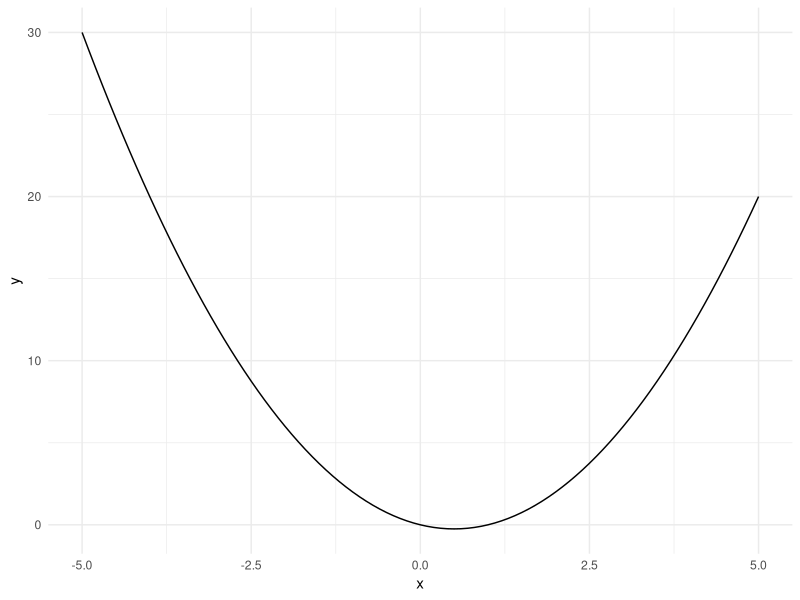

Recreate this plot in R.
## ---- chunk 1
# Comparing two strings
"Hello" == "Hello"

"Hello" == "hello"


# Comparing two integers
2 == 2

2 == 3


# Comparing two reals
3.14 == 3.14

3.14 == 3.1415

## ---- chunk 2
# Comparing two strings
"Hello" != "Hello"

"Hello" != "hello"


# Comparing two integers
2 != 2

2 != 3


# Comparing two doubles
3.14 != 3.14

3.14 != 3.1415

## ---- chunk 3
# Assigning a string to a variable
x <- "Hello"
## ---- chunk 4
# Comparing a variable with a string
x == "Hello"

x == "hello"


# Comparing a variable with another variable
y <- "World"
x == y

y <- "Hello"
x == y


# Comparing a variable with itself
x == x

## ---- chunk 5
# Using the AND operator
TRUE & TRUE

TRUE & FALSE

FALSE & TRUE

FALSE & FALSE


# Using the OR operator
TRUE | TRUE

TRUE | FALSE

FALSE | TRUE

FALSE | FALSE

## ---- chunk 6
# Assigning a value to a variable
x <- 10

# Using an if statement
if (x > 0) {
  print("x is positive")
}
# x is positive
## ---- chunk 7
# Assigning a value to a variable
x <- 10

# Using an if - else if - else statement
if (x < 0) {
  print("x is negative")
} else if (x == 0) {
  print("x is zero")
} else {
  print("x is positive")
}
# x is positive
## ---- chunk 8
# Assigning a value to a variable
n <- 12

# Using two if statements
if (n %% 2 == 0) {
  print("n is divisible by 2")
}
if (n %% 3 == 0) {
  print("n is divisible by 3")
}
# n is divisible by 2
# n is divisible by 3
## ---- chunk 9
# Assigning a value to a variable
x <- -10

# Using a nested if statement
if (x > 0) {
  if (x > 10) {
    print("x is positive and greater than 10")
  } else {
    print("x is positive and less than or equal to 10")
  }
} else {
  if (x < -10) {
    print("x is negative and less than -10")
  } else {
    print("x is negative and greater than or equal to -10")
  }
}
## ---- chunk 10
# Assigning a value to a variable
n <- 15

# Playing FizzBuzz
if (n %% 3 == 0 & n %% 5 == 0) {
  print("FizzBuzz")
} else if (n %% 3 == 0) {
  print("Fizz")
} else if (n %% 5 == 0) {
  print("Buzz")
} else {
  print(n)
}
## ---- chunk 11
# collate strings
paste0("a", "b", "b", "c")

# you can also collate strings saved in variables
string_in_a_variable <- "mia"
paste0("mamma", string_in_a_variable)
## ---- chunk 12
# Creating a vector in R
x <- c(1, 2, 3)
x
## ---- chunk 13
library(tidyverse)
## ---- chunk 14
# Creating a sequence of integers from -5 to 10
x <- -5:10
x
## ---- chunk 15
# Creating a sequence of numbers from 0 to 1, with a step size of 0.1
x <- seq(from = 0, to = 1, by = 0.1)
x

# Creating a sequence of numbers from 0 to 1, with a length of 11
y <- seq(from = 0, to = 1, length.out = 11)
y
## ---- chunk 16
# Creating an empty vector of type numeric and length 5
x <- vector(mode = "numeric", length = 5)
x
## ---- chunk 17
x <- 1:5

# Raw vector
x

# Adding a scalar to a vector
x + 1

# Subtracting a scalar from a vector
x - 1

# Multiplying a vector by a scalar
x * 2

# Dividing a vector by a scalar
x / 2
## ---- chunk 18
# Creating a vector of angles in radians
x <- c(0, pi/2, pi, 3*pi/2)
x

# Applying the sin function on the vector elementwise
sin(x)
## ---- chunk 19
# Creating two vectors of the same length
x <- 1:4
y <- 5:8

# Doing elementwise product of two vectors
x * y

# Doing elementwise sum of two vectors
x + y
## ---- chunk 20
# Doing the dot product of two vectors
x %*% y
## ---- chunk 21
# Creating a vector of numbers
x <- 1:4

# Checking the size of the vector
length(x)

# Checking the dimension of the vector
dim(x)
## ---- chunk 22
# The index will be
    #  1  2  3  4
x <- c(1, 2, 3, 4)
## ---- chunk 23
# Accessing the first element of the vector
x[1]

# Accessing the last element of the vector
x[length(x)]

# Accessing any element of the vector
x[3]
## ---- chunk 24
# Creating a vector of the first 6 integers
x <- 1:6

# Accessing the first three elements of the vector
x[1:3]

# Accessing the last three elements of the vector
# index is 4, 5, 6
x[(length(x) - 2):length(x)]

# Accessing the even-indexed elements of the vector
x[seq(from = 2, to = length(x), by = 2)]
## ---- chunk 25
# Accessing element 2, 5 and 6 of the vector
x[c(2, 5, 6)]

# note how in this way we can shuffle order!
x[c(2, 6, 5)]
## ---- chunk 26
# boolean index vector:
#                    2                   5     6
index <- c(FALSE, TRUE, FALSE, FALSE, TRUE, TRUE)

# Accessing element 2, 5 and 6 of the vector
x[index]
## ---- chunk 27
# Creating a vector of numbers
x <- c(1, 2, 3, 4, 5, 6)

# Accessing the elements that are greater than 3 of the vector
x[x > 3]

# Accessing even elements 
x[x %% 2 == 0]
## ---- chunk 28
# Creating a vector of numbers
x <- c(1, 2, 3, 4)

# Overwriting the first element of the vector
x[1] <- 10
x

# Overwriting the last element of the vector
x[length(x)] <- 20
x

# Overwriting any element of the vector
x[3] <- 30
x
## ---- chunk 29
x <- 1:100

fizz_index <- x %% 3 == 0
buzz_index <- x %% 5 == 0

x[fizz_index] <- "fizz"
x[buzz_index] <- "buzz"
x[fizz_index & buzz_index] <- "fizzbuzz"
x
## ---- chunk 30
library(ggplot2)
quad_df <- data.frame(x = seq(-5, 5, by = 0.1)) |>
  mutate(y = x^2 - x)
ggplot(quad_df) + aes(x = x, y= y) + geom_line() + theme_minimal()
## ---- chunk 31
# Create a sequence of numbers from -5 to 5 with increments of 0.1
x <- seq(-5, 5, by = 0.1)

# Compute the value of x^2 - x for each element of x and assign it to y
y <- x^2 - x
## ---- chunk 32
# Find the maximum value of y
max(y)

# Find the minimum value of y
min(y)

# Find the index of the element in y that has the maximum value
which.max(y)

# Find the index of the element in y that has the minimum value
which.min(y)

# Find the minimum value of y (equivalent to above, why?)
y[which.min(y)]

# Check which elements of y are less than 0 and return a logical vector
neg_index <- y < 0

# Find the indices of the elements in y that are less than 0
which(neg_index)

# print the elements in y that are less than 0
y[which(neg_index)]
